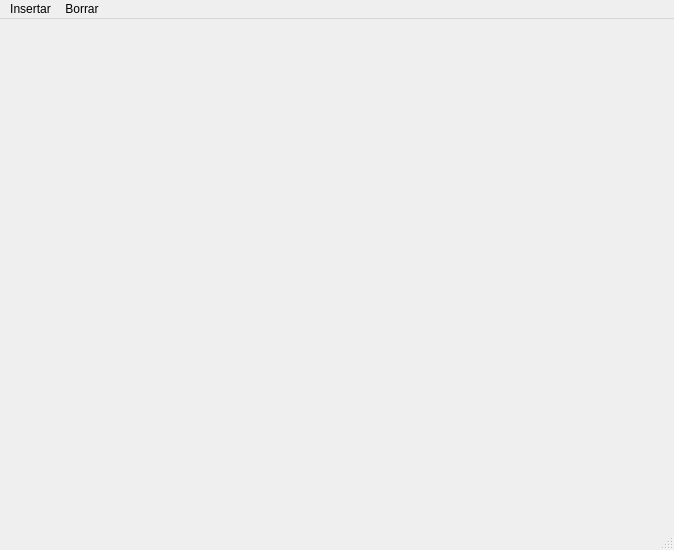
<?xml version="1.0" encoding="UTF-8"?>
<ui version="4.0">
 <class>MainWindow</class>
 <widget class="QMainWindow" name="MainWindow">
  <property name="geometry">
   <rect>
    <x>0</x>
    <y>0</y>
    <width>674</width>
    <height>550</height>
   </rect>
  </property>
  <property name="windowTitle">
   <string>MainWindow</string>
  </property>
  <widget class="QWidget" name="centralwidget"/>
  <widget class="QMenuBar" name="menubar">
   <property name="geometry">
    <rect>
     <x>0</x>
     <y>0</y>
     <width>674</width>
     <height>21</height>
    </rect>
   </property>
   <widget class="QMenu" name="menuInsertar">
    <property name="title">
     <string>Insertar</string>
    </property>
    <addaction name="actionInsertar_la_imagen"/>
   </widget>
   <widget class="QMenu" name="menuBorrar">
    <property name="title">
     <string>Borrar</string>
    </property>
    <addaction name="actionBorrar_la_imagen"/>
   </widget>
   <addaction name="menuInsertar"/>
   <addaction name="menuBorrar"/>
  </widget>
  <widget class="QStatusBar" name="statusbar"/>
  <action name="actionInsertar_la_imagen">
   <property name="icon">
    <iconset resource="../recursos/recursos_1.qrc">
     <normaloff>:/Iconos/Balcón.png</normaloff>:/Iconos/Balcón.png</iconset>
   </property>
   <property name="text">
    <string>insertar_la_imagen</string>
   </property>
  </action>
  <action name="actionBorrar_la_imagen">
   <property name="icon">
    <iconset resource="../recursos/recursos_1.qrc">
     <normaloff>:/Iconos/Compás.png</normaloff>:/Iconos/Compás.png</iconset>
   </property>
   <property name="text">
    <string>borrar_la_imagen</string>
   </property>
  </action>
 </widget>
 <resources>
  <include location="../recursos/recursos_1.qrc"/>
 </resources>
 <connections/>
</ui>
